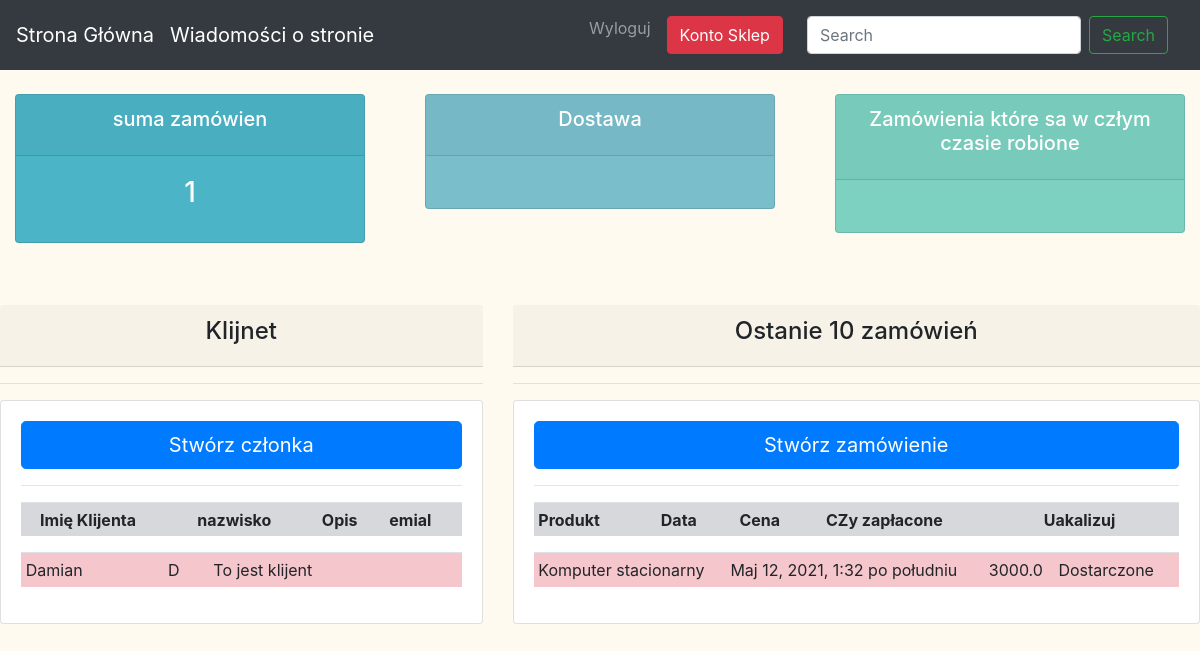
The app's page / (signed in) with its own data.
### accounts/models.py (models this page shows, shortened)
class Customer(models.Model):
    imie = models.CharField(max_length=200, null=True)
    nazwisko = models.CharField(max_length=200, null=True)
    content = models.TextField(blank=True, help_text='Opis klijęta')
    emial = models.CharField(max_length=200, null=True)
    telefon = models.CharField(max_length=200, null=True)
    created_date = models.DateTimeField(auto_now_add=True, null=True)

class Order(models.Model):
    STATUS = (
        ('Pakowane', 'Pakowane'),
        ('W drrodze do odbioercy', 'W drrodze do odbioercy'),
        ('Dostarczone', 'Dostarczone'),
    )
    customer = models.ForeignKey(Customer, null=True, on_delete=models.SET_NULL)
    product = models.ForeignKey(Produkty, null=True, on_delete=models.SET_NULL)
    cena = models.FloatField(null=True)
    date_created = models.DateTimeField(auto_now_add=True, null=True)
    status = models.CharField(max_length=200, null=True, choices=STATUS)

class Produkty(models.Model):
    CATEGORY = (
        ('Drzwi', 'Drzwi'),
        ('Out Door', 'Out Door'),
    )
    name = models.CharField(max_length=200, null=True)
    kategoria = models.CharField(max_length=200, null=True)
    content = models.TextField(blank=True, help_text='Opis produktu')
    cena = models.FloatField(null=True)
    data = models.DateTimeField(auto_now_add=True, null=True)
    tags = models.ManyToManyField(Tag)
    def __str__(self):
        return self.name

### accounts/views.py (the view)
# urls.py: 2. Add a URL to urlpatterns:  path('', views.home, name='home')
def home(request):
    orders = Order.objects.all()
    customers = Customer.objects.all()
    total_customers = customers.count()
    total_orders = orders.count()
    dostarczone = orders.filter(status='Dostarczone').count()
    pakowane = orders.filter(status='Pakowane').count()
    context = {'orders': orders, 'customers': customers,
               'total_orders': total_orders, 'dostarczone': dostarczone,
               'pakowane': pakowane}
    return render(request, 'accounts/dash.html',context)

### accounts/templates/accounts/dash.html
{%  extends 'accounts/main.html' %}
{% block content %}
{%  include 'accounts/status.html' %}
<br>
<br>
<div class="row">
	<div class="col-md-5">
	<div class="card-header">
      <h4 align="center">Klijnet</h4>
  </div>
		<hr>
		<div class="card card-body">
			<button type="button" class="btn btn-primary btn-lg btn-block">Stwórz członka</button>
			<hr>
            <table class="table table-sm table-secondary">
    <tr>
      <th></th>
      <th scope="col">Imię Klijenta</th>
      <th scope="col">nazwisko</th>
      <th scope="col">Opis</th>
      <th scope="col">emial</th>
    </tr>
<table class="table table-sm table-danger">
        {% for customer in customers %}
            <tr class="table-danger">
        <td class="table-danger">{{ customer.imie}}</td>
        <td class="table-danger">{{ customer.nazwisko}}</td>
        <td class="table-danger">{{ customer.content}}</td>
        <td class="table-danger">{{ customer.email}}</td>
               </tr>
            </table>
        {% endfor %}
            </table>
		</div>
	</div>
	<div class="col-md-7">
	<div class="card-header">
      <h4 align="center">Ostanie 10 zamówień</h4>
  </div>
		<hr>
		<div class="card card-body">
           <button type="button" class="btn btn-primary btn-lg btn-block">Stwórz zamówienie</button>
<hr>
             <table class="table table-sm table-secondary">
				<tr>
                    <th scope="col">Produkt </th>
      <th scope="col">Data</th>
      <th scope="col">Cena</th>
      <th scope="col">CZy zapłacone</th>
      <th scope="col">Uakalizuj</th>
                </tr>
 <table class="table table-sm table-danger">
        {% for order in orders %}
             <tr class="table-danger">
            <td class="table-danger">{{ order.product }}</td>
            <td class="table-danger">{{ order.date_created }}</td>
            <td class="table-danger">{{ order.cena }}</td>
            <td class="table-danger">{{ order.status }}</td>
            <td class="table-danger">{{ i.tags }}</td>
            </tr>
            </table>
                {% endfor %}
			</table>
		</div>
	</div>
</div>
{% endblock content %}

### accounts/templates/accounts/navbar.html (shortened to what this page needs)
<nav class="navbar navbar-expand-lg navbar-dark bg-dark">
  <a class="navbar-brand" href="#">Strona Główna </a>
  <a class="navbar-brand" href="#">Wiadomości o stronie </a>
  <div class="collapse navbar-collapse" id="navbarText">
    <ul class="navbar-nav mr-auto">
      <li class="nav-item active">
        <a class="nav-link" href="#"><span class="sr-only">(current)</span></a>
      </li>
      <li class="nav-item">
        <a class="nav-link" href="#"></a>
      </li>
      <li class="nav-item">
        <a class="nav-link" href="#"></a>
      </li>
    </ul>
   <div class="navbar-nav">
                {% if user.is_authenticated %}
                <a class="nav-item nav-link" href="{% url 'logout' %}">Wyloguj</a>
                <a class="nav-item nav-link" href="{% url 'profile' %}"> <button type="button" class="btn btn-danger">Konto {{ user.username }}</button>
                </a>
                {% else %}
              <a class="nav-item nav-link" href="{% url 'login' %}">Logowanie</a>
              <a class="nav-item nav-link" href="{% url 'register' %}">Rejestracja</a>
                {% endif %}
            </div>
  <nav class="navbar navbar-dark bg-dark">
  <form class="form-inline">
    <input class="form-control mr-sm-2" type="search" placeholder="Search" aria-label="Search">
    <button class="btn btn-outline-success my-2 my-sm-0" type="submit">Search</button>
  </form>
</nav>
  </div>
</nav>

### accounts/templates/accounts/main.html (style rules this page uses)
body { background-color: #FFFAF0; }

### records on screen
Customer: imie "Damian", nazwisko "D", content "To jest klijent"
Order: product "Komputer stacionarny", date_created "Maj 12, 2021, 1:32 po południu", cena "3000.0", status "Dostarczone"

### other values on screen
{{ user.username }} "Sklep"
{{ total_orders }} "1"
